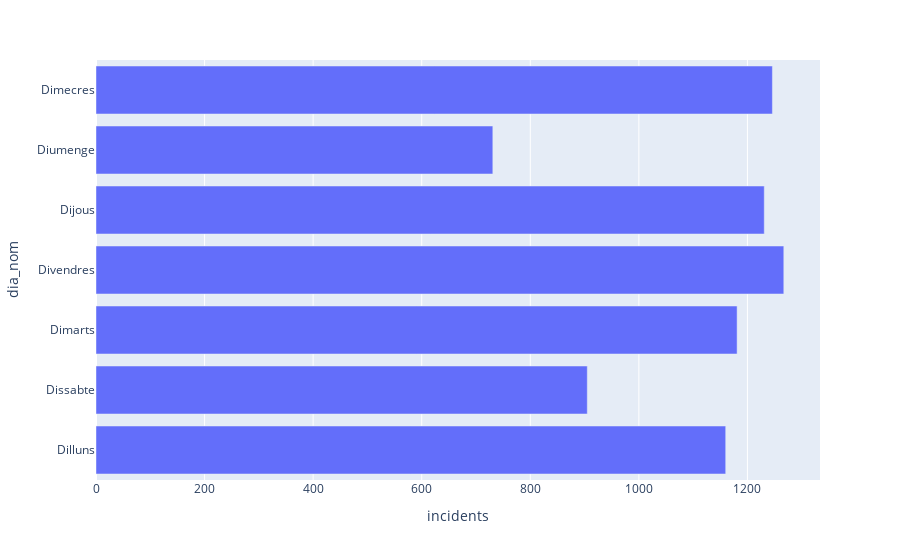

This figure's notebook cell:
### Code cell
df = sorted_df.groupBy('dia_nom').count().withColumnRenamed("count","incidents").toPandas()
fig = px.bar(df, x="incidents", y="dia_nom", orientation='h', height=1200)
fig.show()

### Figure 1 — Plotly figure (JSON) as saved in the notebook; plotly's stock layout.template omitted (floating-point values rounded to 4 significant figures)
{"data": [{"alignmentgroup": "True", "hovertemplate": "incidents=%{x}<br>dia_nom=%{y}<extra></extra>", "legendgroup": "", "marker": {"color": "#636efa", "pattern": {"shape": ""}}, "name": "", "offsetgroup": "", "orientation": "h", "showlegend": false, "textposition": "auto", "type": "bar", "x": [1160, 905, 1181, 1267, 1231, 731, 1246], "xaxis": "x", "y": ["Dilluns", "Dissabte", "Dimarts", "Divendres", "Dijous", "Diumenge", "Dimecres"], "yaxis": "y"}], "layout": {"autosize": true, "barmode": "relative", "legend": {"tracegroupgap": 0}, "margin": {"t": 60}, "xaxis": {"anchor": "y", "autorange": true, "domain": [0, 1], "range": [0, 1334.0], "title": {"text": "incidents"}, "type": "linear"}, "yaxis": {"anchor": "x", "autorange": true, "domain": [0, 1], "range": [-0.5, 6.5], "title": {"text": "dia_nom"}, "type": "category"}}}
